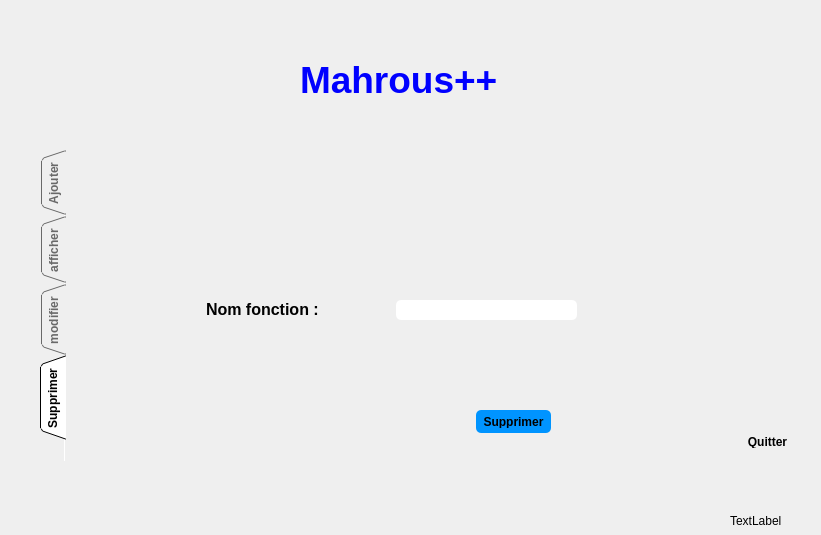
<?xml version="1.0" encoding="UTF-8"?>
<ui version="4.0">
 <class>fonction</class>
 <widget class="QDialog" name="fonction">
  <property name="geometry">
   <rect>
    <x>0</x>
    <y>0</y>
    <width>821</width>
    <height>535</height>
   </rect>
  </property>
  <property name="windowTitle">
   <string>Dialog</string>
  </property>
  <widget class="QLabel" name="pic">
   <property name="enabled">
    <bool>true</bool>
   </property>
   <property name="geometry">
    <rect>
     <x>0</x>
     <y>0</y>
     <width>821</width>
     <height>535</height>
    </rect>
   </property>
   <property name="frameShadow">
    <enum>QFrame::Plain</enum>
   </property>
   <property name="text">
    <string/>
   </property>
   <property name="scaledContents">
    <bool>false</bool>
   </property>
   <property name="wordWrap">
    <bool>false</bool>
   </property>
   <property name="openExternalLinks">
    <bool>false</bool>
   </property>
  </widget>
  <widget class="QLabel" name="label_10">
   <property name="geometry">
    <rect>
     <x>300</x>
     <y>40</y>
     <width>321</width>
     <height>81</height>
    </rect>
   </property>
   <property name="text">
    <string>&lt;html&gt;&lt;head/&gt;&lt;body&gt;&lt;p&gt;&lt;span style=&quot; font-size:28pt; font-weight:600; color:#0000ff;&quot;&gt;Mahrous++&lt;/span&gt;&lt;/p&gt;&lt;/body&gt;&lt;/html&gt;</string>
   </property>
  </widget>
  <widget class="QTabWidget" name="tabWidget">
   <property name="enabled">
    <bool>true</bool>
   </property>
   <property name="geometry">
    <rect>
     <x>40</x>
     <y>150</y>
     <width>641</width>
     <height>311</height>
    </rect>
   </property>
   <property name="sizePolicy">
    <sizepolicy hsizetype="Expanding" vsizetype="Expanding">
     <horstretch>0</horstretch>
     <verstretch>0</verstretch>
    </sizepolicy>
   </property>
   <property name="maximumSize">
    <size>
     <width>16777215</width>
     <height>16777215</height>
    </size>
   </property>
   <property name="font">
    <font>
     <pointsize>9</pointsize>
     <weight>75</weight>
     <bold>true</bold>
     <stylestrategy>PreferDefault</stylestrategy>
    </font>
   </property>
   <property name="mouseTracking">
    <bool>false</bool>
   </property>
   <property name="tabletTracking">
    <bool>false</bool>
   </property>
   <property name="focusPolicy">
    <enum>Qt::TabFocus</enum>
   </property>
   <property name="contextMenuPolicy">
    <enum>Qt::DefaultContextMenu</enum>
   </property>
   <property name="acceptDrops">
    <bool>false</bool>
   </property>
   <property name="styleSheet">
    <string notr="true">QTabBar::tab:!selected {color:#696969;}

</string>
   </property>
   <property name="tabPosition">
    <enum>QTabWidget::West</enum>
   </property>
   <property name="tabShape">
    <enum>QTabWidget::Triangular</enum>
   </property>
   <property name="currentIndex">
    <number>3</number>
   </property>
   <property name="elideMode">
    <enum>Qt::ElideRight</enum>
   </property>
   <property name="usesScrollButtons">
    <bool>true</bool>
   </property>
   <property name="documentMode">
    <bool>true</bool>
   </property>
   <property name="tabsClosable">
    <bool>false</bool>
   </property>
   <property name="movable">
    <bool>true</bool>
   </property>
   <widget class="QWidget" name="widget">
    <attribute name="title">
     <string>Ajouter</string>
    </attribute>
    <attribute name="toolTip">
     <string>ajouter </string>
    </attribute>
    <widget class="QGroupBox" name="groupBox">
     <property name="geometry">
      <rect>
       <x>140</x>
       <y>30</y>
       <width>351</width>
       <height>221</height>
      </rect>
     </property>
     <property name="font">
      <font>
       <pointsize>11</pointsize>
       <weight>75</weight>
       <bold>true</bold>
       <strikeout>false</strikeout>
       <kerning>true</kerning>
      </font>
     </property>
     <property name="layoutDirection">
      <enum>Qt::LeftToRight</enum>
     </property>
     <property name="autoFillBackground">
      <bool>false</bool>
     </property>
     <property name="styleSheet">
      <string notr="true"/>
     </property>
     <property name="inputMethodHints">
      <set>Qt::ImhNone</set>
     </property>
     <property name="title">
      <string>Ajouter fonction</string>
     </property>
     <property name="alignment">
      <set>Qt::AlignHCenter|Qt::AlignTop</set>
     </property>
     <property name="flat">
      <bool>false</bool>
     </property>
     <property name="checkable">
      <bool>false</bool>
     </property>
     <widget class="QWidget" name="verticalLayoutWidget">
      <property name="geometry">
       <rect>
        <x>20</x>
        <y>20</y>
        <width>132</width>
        <height>188</height>
       </rect>
      </property>
      <layout class="QVBoxLayout" name="verticalLayout">
       <item>
        <widget class="QLabel" name="label_4">
         <property name="text">
          <string>&lt;html&gt;&lt;head/&gt;&lt;body&gt;&lt;p&gt;&lt;span style=&quot; font-size:12pt; font-weight:600;&quot;&gt;ID fonction :&lt;/span&gt;&lt;/p&gt;&lt;/body&gt;&lt;/html&gt;</string>
         </property>
        </widget>
       </item>
       <item>
        <widget class="QLabel" name="label">
         <property name="text">
          <string>&lt;html&gt;&lt;head/&gt;&lt;body&gt;&lt;p&gt;&lt;span style=&quot; font-size:12pt; font-weight:600;&quot;&gt;Nom fonction :&lt;/span&gt;&lt;/p&gt;&lt;/body&gt;&lt;/html&gt;</string>
         </property>
        </widget>
       </item>
       <item>
        <widget class="QLabel" name="label_2">
         <property name="text">
          <string>&lt;html&gt;&lt;head/&gt;&lt;body&gt;&lt;p&gt;&lt;span style=&quot; font-size:12pt; font-weight:600;&quot;&gt;Salaire :&lt;/span&gt;&lt;/p&gt;&lt;/body&gt;&lt;/html&gt;</string>
         </property>
        </widget>
       </item>
       <item>
        <widget class="QLabel" name="label_3">
         <property name="text">
          <string>&lt;html&gt;&lt;head/&gt;&lt;body&gt;&lt;p&gt;&lt;span style=&quot; font-size:12pt; font-weight:600;&quot;&gt;Description :&lt;/span&gt;&lt;/p&gt;&lt;/body&gt;&lt;/html&gt;</string>
         </property>
        </widget>
       </item>
      </layout>
     </widget>
     <widget class="QWidget" name="verticalLayoutWidget_2">
      <property name="geometry">
       <rect>
        <x>170</x>
        <y>20</y>
        <width>171</width>
        <height>191</height>
       </rect>
      </property>
      <layout class="QVBoxLayout" name="verticalLayout_2">
       <item>
        <widget class="QLineEdit" name="cx_idfonction">
         <property name="styleSheet">
          <string notr="true">QLineEdit {
padding: 5px;
border-radius: 5px;

font-weight: bold;
}</string>
         </property>
        </widget>
       </item>
       <item>
        <widget class="QLineEdit" name="cx_nomfonction">
         <property name="styleSheet">
          <string notr="true">QLineEdit {
padding: 5px;
border-radius: 5px;

font-weight: bold;
}</string>
         </property>
        </widget>
       </item>
       <item>
        <widget class="QLineEdit" name="cx_salaire">
         <property name="styleSheet">
          <string notr="true">QLineEdit {
padding: 5px;
border-radius: 5px;

font-weight: bold;
}</string>
         </property>
        </widget>
       </item>
       <item>
        <widget class="QLineEdit" name="cx_descfonction">
         <property name="styleSheet">
          <string notr="true">QLineEdit {
padding: 5px;
border-radius: 5px;

font-weight: bold;
}</string>
         </property>
        </widget>
       </item>
      </layout>
     </widget>
    </widget>
    <widget class="QPushButton" name="pushButton_f">
     <property name="geometry">
      <rect>
       <x>410</x>
       <y>280</y>
       <width>75</width>
       <height>23</height>
      </rect>
     </property>
     <property name="styleSheet">
      <string notr="true">QPushButton {
padding: 5px;
border-radius: 5px;
background-color:#0094ff;
font-weight: bold;
}</string>
     </property>
     <property name="text">
      <string>Ajouter</string>
     </property>
    </widget>
   </widget>
   <widget class="QWidget" name="tab_6">
    <attribute name="title">
     <string>afficher</string>
    </attribute>
    <widget class="QTableView" name="table">
     <property name="geometry">
      <rect>
       <x>80</x>
       <y>20</y>
       <width>431</width>
       <height>241</height>
      </rect>
     </property>
     <property name="styleSheet">
      <string notr="true"/>
     </property>
    </widget>
    <widget class="QPushButton" name="pushButton_2_f">
     <property name="geometry">
      <rect>
       <x>410</x>
       <y>280</y>
       <width>75</width>
       <height>23</height>
      </rect>
     </property>
     <property name="styleSheet">
      <string notr="true">QPushButton {
padding: 5px;
border-radius: 5px;
background-color:#0094ff;
font-weight: bold;
}</string>
     </property>
     <property name="text">
      <string>Afficher</string>
     </property>
    </widget>
   </widget>
   <widget class="QWidget" name="tab_4">
    <attribute name="title">
     <string>modifier</string>
    </attribute>
    <widget class="QGroupBox" name="groupBox_2">
     <property name="geometry">
      <rect>
       <x>140</x>
       <y>30</y>
       <width>341</width>
       <height>221</height>
      </rect>
     </property>
     <property name="font">
      <font>
       <pointsize>11</pointsize>
       <weight>75</weight>
       <bold>true</bold>
      </font>
     </property>
     <property name="title">
      <string>Modifier fonction</string>
     </property>
     <property name="alignment">
      <set>Qt::AlignCenter</set>
     </property>
     <widget class="QWidget" name="verticalLayoutWidget_3">
      <property name="geometry">
       <rect>
        <x>10</x>
        <y>30</y>
        <width>130</width>
        <height>181</height>
       </rect>
      </property>
      <layout class="QVBoxLayout" name="verticalLayout_3">
       <item>
        <widget class="QLabel" name="label_8">
         <property name="text">
          <string>&lt;html&gt;&lt;head/&gt;&lt;body&gt;&lt;p&gt;&lt;span style=&quot; font-size:12pt; font-weight:600;&quot;&gt;ID fonction :&lt;/span&gt;&lt;/p&gt;&lt;/body&gt;&lt;/html&gt;</string>
         </property>
        </widget>
       </item>
       <item>
        <widget class="QLabel" name="label_5">
         <property name="text">
          <string>&lt;html&gt;&lt;head/&gt;&lt;body&gt;&lt;p&gt;&lt;span style=&quot; font-size:12pt; font-weight:600;&quot;&gt;Nom fonction :&lt;/span&gt;&lt;/p&gt;&lt;/body&gt;&lt;/html&gt;</string>
         </property>
        </widget>
       </item>
       <item>
        <widget class="QLabel" name="label_6">
         <property name="text">
          <string>&lt;html&gt;&lt;head/&gt;&lt;body&gt;&lt;p&gt;&lt;span style=&quot; font-size:12pt; font-weight:600;&quot;&gt;Salaire :&lt;/span&gt;&lt;/p&gt;&lt;/body&gt;&lt;/html&gt;</string>
         </property>
        </widget>
       </item>
       <item>
        <widget class="QLabel" name="label_7">
         <property name="text">
          <string>&lt;html&gt;&lt;head/&gt;&lt;body&gt;&lt;p&gt;&lt;span style=&quot; font-size:12pt; font-weight:600;&quot;&gt;Description :&lt;/span&gt;&lt;/p&gt;&lt;/body&gt;&lt;/html&gt;</string>
         </property>
        </widget>
       </item>
      </layout>
     </widget>
     <widget class="QWidget" name="verticalLayoutWidget_4">
      <property name="geometry">
       <rect>
        <x>160</x>
        <y>30</y>
        <width>151</width>
        <height>181</height>
       </rect>
      </property>
      <layout class="QVBoxLayout" name="verticalLayout_4">
       <item>
        <widget class="QLineEdit" name="cx_idfonction_2">
         <property name="styleSheet">
          <string notr="true">QLineEdit {
padding: 5px;
border-radius: 5px;

font-weight: bold;
}</string>
         </property>
        </widget>
       </item>
       <item>
        <widget class="QLineEdit" name="cx_nomfonction_2">
         <property name="styleSheet">
          <string notr="true">QLineEdit {
padding: 5px;
border-radius: 5px;

font-weight: bold;
}</string>
         </property>
        </widget>
       </item>
       <item>
        <widget class="QLineEdit" name="cx_salaire_2">
         <property name="styleSheet">
          <string notr="true">QLineEdit {
padding: 5px;
border-radius: 5px;

font-weight: bold;
}</string>
         </property>
        </widget>
       </item>
       <item>
        <widget class="QLineEdit" name="cx_descfonction_2">
         <property name="styleSheet">
          <string notr="true">QLineEdit {
padding: 5px;
border-radius: 5px;

font-weight: bold;
}</string>
         </property>
        </widget>
       </item>
      </layout>
     </widget>
    </widget>
    <widget class="QPushButton" name="modifier_f">
     <property name="geometry">
      <rect>
       <x>410</x>
       <y>280</y>
       <width>75</width>
       <height>23</height>
      </rect>
     </property>
     <property name="styleSheet">
      <string notr="true">QPushButton {
padding: 5px;
border-radius: 5px;
background-color:#0094ff;
font-weight: bold;
}</string>
     </property>
     <property name="text">
      <string>Modifier</string>
     </property>
    </widget>
   </widget>
   <widget class="QWidget" name="tab_5">
    <attribute name="title">
     <string>Supprimer</string>
    </attribute>
    <widget class="QLabel" name="label_9">
     <property name="geometry">
      <rect>
       <x>140</x>
       <y>150</y>
       <width>141</width>
       <height>20</height>
      </rect>
     </property>
     <property name="text">
      <string>&lt;html&gt;&lt;head/&gt;&lt;body&gt;&lt;p&gt;&lt;span style=&quot; font-size:12pt; font-weight:600;&quot;&gt;Nom fonction :&lt;/span&gt;&lt;/p&gt;&lt;/body&gt;&lt;/html&gt;</string>
     </property>
    </widget>
    <widget class="QLineEdit" name="cx_nomfonction_3">
     <property name="geometry">
      <rect>
       <x>330</x>
       <y>150</y>
       <width>181</width>
       <height>20</height>
      </rect>
     </property>
     <property name="styleSheet">
      <string notr="true">QLineEdit {
padding: 5px;
border-radius: 5px;

font-weight: bold;
}</string>
     </property>
    </widget>
    <widget class="QPushButton" name="supprimer_f">
     <property name="geometry">
      <rect>
       <x>410</x>
       <y>260</y>
       <width>75</width>
       <height>23</height>
      </rect>
     </property>
     <property name="styleSheet">
      <string notr="true">QPushButton {
padding: 5px;
border-radius: 5px;
background-color:#0094ff;
font-weight: bold;
}</string>
     </property>
     <property name="text">
      <string>Supprimer</string>
     </property>
    </widget>
   </widget>
  </widget>
  <widget class="QPushButton" name="pushButton">
   <property name="geometry">
    <rect>
     <x>730</x>
     <y>430</y>
     <width>75</width>
     <height>23</height>
    </rect>
   </property>
   <property name="styleSheet">
    <string notr="true">color: &quot;red&quot;;

padding: 5px;
border-radius: 5px;

font-weight: bold;
</string>
   </property>
   <property name="text">
    <string>Quitter</string>
   </property>
  </widget>
  <widget class="QLabel" name="status">
   <property name="geometry">
    <rect>
     <x>730</x>
     <y>510</y>
     <width>81</width>
     <height>21</height>
    </rect>
   </property>
   <property name="text">
    <string>TextLabel</string>
   </property>
  </widget>
 </widget>
 <resources/>
 <connections>
  <connection>
   <sender>pushButton</sender>
   <signal>clicked()</signal>
   <receiver>fonction</receiver>
   <slot>accept()</slot>
   <hints>
    <hint type="sourcelabel">
     <x>786</x>
     <y>440</y>
    </hint>
    <hint type="destinationlabel">
     <x>653</x>
     <y>541</y>
    </hint>
   </hints>
  </connection>
 </connections>
</ui>
